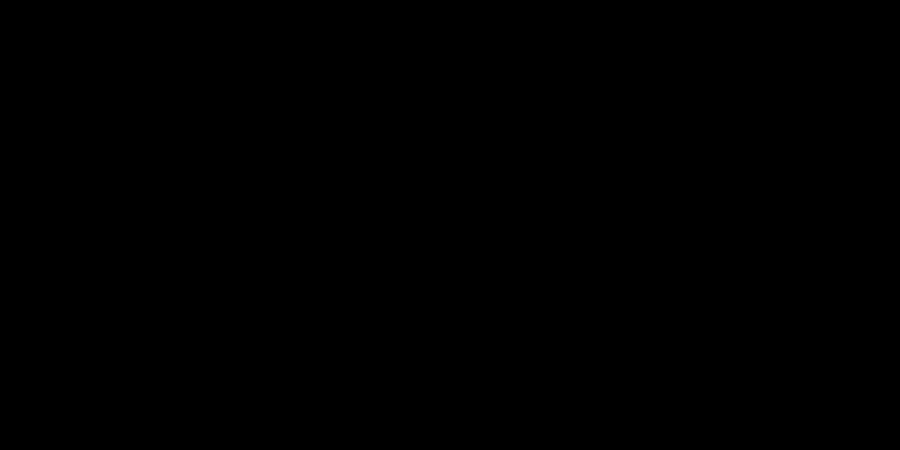
Frame 1 (no input)
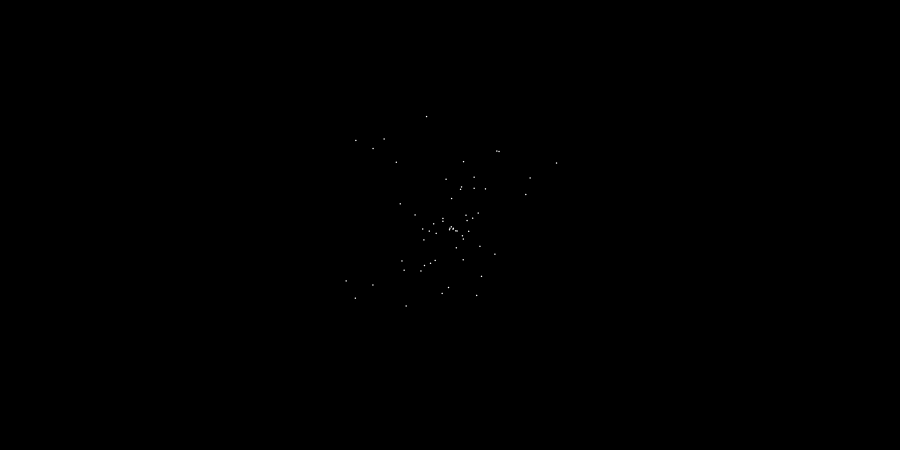
Frame 60 (the mouse pressed at the canvas centre just before this capture)
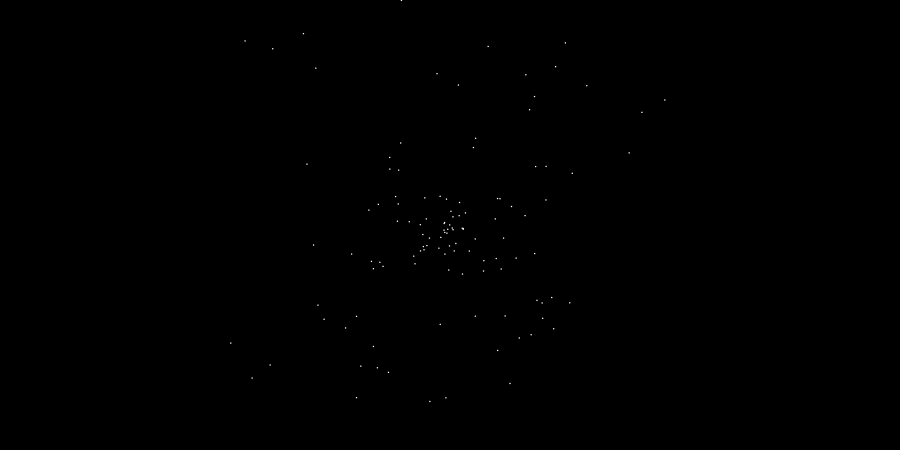
Frame 120 (the mouse held since frame 60 and released just before this capture)

The Processing sketch that drew these frames (run headless with seeded random() and noise(); from frame 60 on, the mouse is pressed at the canvas centre):

// Processing sketch: processing_49800
// ── processing_49800.pde

ArrayList<Particle> particles;

void setup(){
  size(900,450);
  background(0);
  
  particles = new ArrayList();
}
void draw(){
  background(0);

  for(Particle b : particles){
    b.draw();
  }
  
  particles.add(new Particle(width/2,height/2));
  
  for(int i=0;i<particles.size();i++){
    if(particles.get(i).isDead()){
      particles.remove(i);
    }
  }
}

class Particle{
  float r = 1.5;
  float x = random(width / 2 - 10,width / 2 + 10);
  float y = random(height / 2 - 10,width / 2 + 10);
  float vel_x = random(-2,2);
  float vel_y = random(-2,2);
  
  Particle(float xpos, float ypos){
    x = xpos;
    y = ypos;
    float theta = random(0,TWO_PI);
  }
  
  void update(){
    x += vel_x;
    y += vel_y;
  }
  
  void draw(){
    update();
    
    noStroke();
    fill(255);
    ellipse(x,y,r,r);
  }
  
  boolean isDead(){
    return((x * y< 0)||(x > width)||(y > height));
  }
}                
                                
